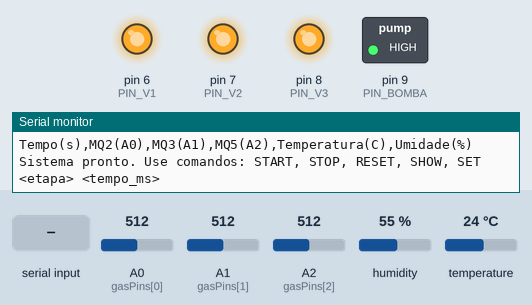
Recording of a sketch running on a simulated Arduino Uno, built with avr-gcc and run on an emulated ATmega328P. Parts: switched loads named in the sketch (green lamp = pin HIGH), output pins drawn as LEDs (lit = HIGH), the last lines printed to the serial monitor. The inputs (shaded band) are chosen by the test bench; at power-on: A0 (gasPins[0]) = 512, A1 (gasPins[1]) = 512, A2 (gasPins[2]) = 512, humidity 55 %, temperature 24 °C.

Above: at 1.2 s.
1.3 s: "START\n" received over Serial
At 2.2 s:
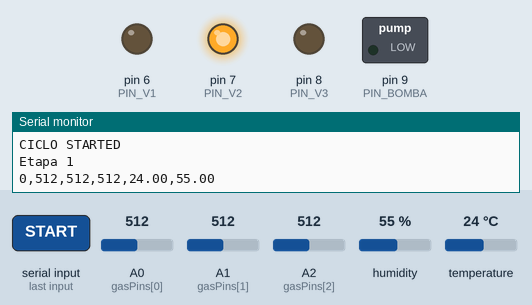
2.8 s: "STOP\n" received over Serial
At 4.2 s:
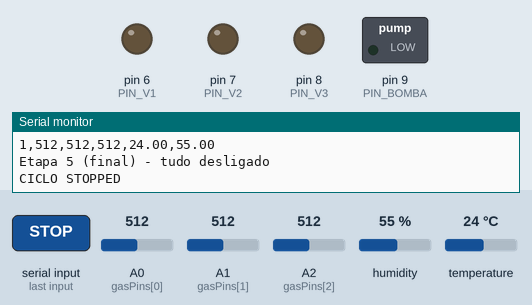
Timing chart, 0 to 5.8 s (numbered marks = the images above; inputs shaded):
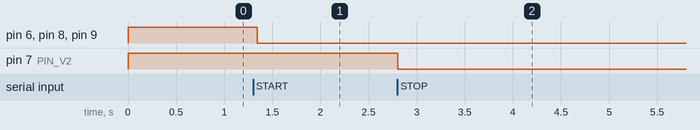

Measured:
- after the input at 1.3 s, pin 6 (PIN_V1), pin 8 (PIN_V3), pin 9 (PIN_BOMBA): HIGH → LOW at once
- after the input at 2.8 s, pin 6 (PIN_V1): stays LOW (without the input it goes to HIGH after 8.5 s); pin 7 (PIN_V2): HIGH → LOW after 0.00 s instead of 8.5 s

The sketch:

nariz_eletronico.ino
```cpp
/*
 * ============================================================================
 * NARIZ ELETRÔNICO v0.4.3 — FIRMWARE ARDUINO UNO R3 (ATmega328P @ 16 MHz)
 * Baseado em: Sistema gás/v0.4.2/megaPyhtonSerial/megaPyhtonSerial.ino
 * Adaptado para Arduino UNO R3 com diretrizes analíticas v0.4.3.
 * ============================================================================
 *
 * MAPEAMENTO DE PINOS (ARDUINO UNO R3):
 *   Relés (Válvulas e Bomba):
 *     D6 -> V1 (Válvula 1 - Ar Limpo / Purga)
 *     D7 -> V2 (Válvula 2 - Gás / Amostra)
 *     D8 -> V3 (Válvula 3 - Exaustão / Saída)
 *     D9 -> BOMBA (Bomba de Vácuo / Fluxo)
 *
 *   Sensores de Gás MOS (ADC 10 bits, 0..1023 -> 0..5 V):
 *     A0 -> MQ2(A0)
 *     A1 -> MQ3(A1)
 *     A2 -> MQ5(A2)
 *
 *   Sensor Ambiental HDC1080 (I2C endereço 0x40):
 *     A4 -> SDA
 *     A5 -> SCL
 *
 * COMANDOS SERIAIS (115200 bps, terminados por '\n'):
 *   START                  -> Inicia o ciclo de 6 etapas (Etapa 0 a Etapa 5)
 *   STOP                   -> Interrompe o ciclo e aplica Etapa 5
 *   RESET                  -> Reinicia contadores e aplica Etapa 5
 *   SHOW                   -> Exibe as durações configuradas das Etapas 0 a 5 (ms)
 *   SET <etapa> <tempo_ms> -> Define a duração da etapa (0..5) em milissegundos
 *   STATUS                 -> Retorna estado resumido para o dashboard Python
 *   PING                   -> Retorna PONG
 *   IDENT                  -> Retorna HELLO,UNO_V043,3
 * ============================================================================
 */

#include <Arduino.h>
#include <Wire.h>

#if __has_include("ClosedCube_HDC1080.h")
  #include "ClosedCube_HDC1080.h"
  #define HAS_CLOSEDCUBE_LIB 1
#else
  #define HAS_CLOSEDCUBE_LIB 0
  // Driver I2C compatível caso a biblioteca ClosedCube_HDC1080 não esteja instalada
  class ClosedCube_HDC1080 {
  private:
    uint8_t _addr = 0x40;
    uint16_t readReg16(uint8_t reg) {
      Wire.beginTransmission(_addr);
      Wire.write(reg);
      if (Wire.endTransmission() != 0) return 0;
      delay(15);
      if (Wire.requestFrom(_addr, (uint8_t)2) != 2) return 0;
      uint16_t msb = Wire.read();
      uint16_t lsb = Wire.read();
      return (msb << 8) | lsb;
    }
  public:
    void begin(uint8_t address = 0x40) {
      _addr = address;
      Wire.beginTransmission(_addr);
      Wire.write(0x02); // Registrador de configuração
      Wire.write(0x10); // Temperatura e Umidade em 14 bits
      Wire.write(0x00);
      Wire.endTransmission();
      delay(15);
    }
    float readTemperature() {
      uint16_t raw = readReg16(0x00);
      if (raw == 0) return 25.0f;
      return ((float)raw / 65536.0f) * 165.0f - 40.0f;
    }
    float readHumidity() {
      uint16_t raw = readReg16(0x01);
      if (raw == 0) return 50.0f;
      return ((float)raw / 65536.0f) * 100.0f;
    }
  };
#endif

ClosedCube_HDC1080 hdc1080;
bool hdc1080Disponivel = false;

// ---------- PINOS (ARDUINO UNO) ----------
#define RELAY_COUNT 4
#define PIN_V1    6
#define PIN_V2    7
#define PIN_V3    8
#define PIN_BOMBA 9
const uint8_t relayPins[RELAY_COUNT] = {PIN_V1, PIN_V2, PIN_V3, PIN_BOMBA}; // V1, V2, V3, BOMBA

#define V1    0
#define V2    1
#define V3    2
#define BOMBA 3

#define GAS_PINS_COUNT 3
const uint8_t gasPins[GAS_PINS_COUNT] = {A0, A1, A2}; // MQ2(A0), MQ3(A1), MQ5(A2)

// ---------- VARIÁVEIS ----------
volatile int gasReadings[GAS_PINS_COUNT] = {0, 0, 0};
float tempReading = 25.0;
float humReading  = 50.0;

volatile bool cicloAtivo      = false;
volatile bool cicloFinalizado = false;

unsigned long tempoTotal       = 0;
unsigned long ultimaLeituraSec = 0;

// Durações das etapas (ms): Etapa 0 a Etapa 5
unsigned long stageDurations[6] = {0UL, 10000UL, 10000UL, 10000UL, 10000UL, 10000UL};

unsigned long lastStageTime = 0;
uint8_t currentStage        = 0;

// Flags de sincronização com a ISR do Timer1 (250 ms)
volatile bool gasReadFlag     = false;
volatile uint8_t gasIndexISR  = 0;
volatile uint8_t gasISRCount  = 0;
volatile bool tempHumFlag     = false;

// Protótipos
void aplicarEtapa(uint8_t etapa);
void atualizarSensoresImediato();
bool verificarHDC1080();

// ---------- SETUP ----------
void setup() {
  Serial.begin(115200);
  while (!Serial) {}

  Serial.println(F("Tempo(s),MQ2(A0),MQ3(A1),MQ5(A2),Temperatura(C),Umidade(%)"));

  Wire.begin();
  hdc1080Disponivel = verificarHDC1080();
  if (hdc1080Disponivel) {
    hdc1080.begin(0x40);
  }

  for (int i = 0; i < RELAY_COUNT; i++) {
    pinMode(relayPins[i], OUTPUT);
    digitalWrite(relayPins[i], HIGH);
  }

  // Configura Timer1 do ATmega328P (Arduino UNO) para 250 ms
  // 16 MHz / prescaler 64 = 250.000 Hz -> 62.500 contagens = 250 ms
  noInterrupts();
  TCCR1A = 0;
  TCCR1B = (1 << WGM12);
  TCCR1B |= (1 << CS11) | (1 << CS10); // prescaler = 64
  TCNT1  = 0;
  OCR1A  = 62499;
  TIMSK1 |= (1 << OCIE1A);
  interrupts();

  lastStageTime = millis();

  Serial.println(F("Sistema pronto. Use comandos: START, STOP, RESET, SHOW, SET <etapa> <tempo_ms>"));
}

bool verificarHDC1080() {
  Wire.beginTransmission(0x40);
  return (Wire.endTransmission() == 0);
}

void atualizarSensoresImediato() {
  for (uint8_t i = 0; i < GAS_PINS_COUNT; i++) {
    gasReadings[i] = analogRead(gasPins[i]);
  }
  if (hdc1080Disponivel && verificarHDC1080()) {
    float t = hdc1080.readTemperature();
    float h = hdc1080.readHumidity();
    if (!isnan(t) && t > -35.0f && t < 120.0f) tempReading = t;
    if (!isnan(h) && h >= 0.0f && h <= 100.0f) humReading = h;
  }
}

// ---------- ISR Timer1 (250 ms) ----------
ISR(TIMER1_COMPA_vect) {
  if (cicloAtivo && !cicloFinalizado) {
    gasReadFlag = true;
    gasIndexISR = (gasIndexISR + 1) % GAS_PINS_COUNT;

    gasISRCount++;
    if (gasISRCount >= GAS_PINS_COUNT) {
      gasISRCount = 0;
      tempHumFlag = true;
    }
  }
}

// ---------- LOOP ----------
void loop() {
  // --------- COMANDOS SERIAL ---------
  if (Serial.available()) {
    String cmd = Serial.readStringUntil('\n');
    cmd.trim();

    if (cmd.startsWith("SET")) {
      int etapa = -1;
      unsigned long tempo = 0;
      if (sscanf(cmd.c_str(), "SET %d %lu", &etapa, &tempo) == 2) {
        if (etapa >= 0 && etapa < 6) {
          stageDurations[etapa] = tempo;
          Serial.print(F("Etapa "));
          Serial.print(etapa);
          Serial.print(F(" tempo atualizado para "));
          Serial.print(tempo);
          Serial.println(F(" ms"));
        } else {
          Serial.println(F("Erro: etapa deve ser 0 a 5"));
        }
      } else {
        Serial.println(F("Uso: SET <etapa> <tempo_ms>"));
      }
    }
    else if (cmd == "SHOW") {
      Serial.println(F("Tempos atuais (ms):"));
      for (int i = 0; i < 6; i++) {
        Serial.print(F("Etapa "));
        Serial.print(i);
        Serial.print(F(": "));
        Serial.println(stageDurations[i]);
      }
    }
    else if (cmd == "START" && !cicloAtivo) {
      atualizarSensoresImediato();
      cicloAtivo = true;
      cicloFinalizado = false;
      currentStage = 0;
      unsigned long agora = millis();
      lastStageTime = agora;
      ultimaLeituraSec = agora - 1000UL; // Envia leitura t=0 imediatamente
      tempoTotal = 0;
      aplicarEtapa(currentStage);
      Serial.println(F("CICLO STARTED"));
    }
    else if (cmd == "STOP") {
      cicloAtivo = false;
      cicloFinalizado = true;
      aplicarEtapa(5);
      Serial.println(F("CICLO STOPPED"));
    }
    else if (cmd == "RESET") {
      cicloAtivo = false;
      cicloFinalizado = false;
      currentStage = 0;
      tempoTotal = 0;
      aplicarEtapa(5);
      Serial.println(F("RESET"));
    }
    else if (cmd == "IDENT") {
      Serial.println(F("HELLO,UNO_V043,3"));
    }
    else if (cmd == "PING") {
      Serial.println(F("PONG"));
    }
    else if (cmd == "STATUS") {
      Serial.print(F("STATUS,"));
      Serial.print(cicloAtivo ? 1 : 0); Serial.print(',');
      Serial.print(currentStage); Serial.print(',');
      Serial.print(tempoTotal);
      for (int i = 0; i < 6; i++) {
        Serial.print(',');
        Serial.print(stageDurations[i]);
      }
      Serial.println();
    }
  }

  // --------- LEITURA DE SENSORES ---------
  static uint8_t nextToRead = 0;
  if (gasReadFlag) {
    uint8_t idx = nextToRead % GAS_PINS_COUNT;
    gasReadings[idx] = analogRead(gasPins[idx]);
    nextToRead = (nextToRead + 1) % GAS_PINS_COUNT;
    gasReadFlag = false;
  }

  if (tempHumFlag) {
    if (hdc1080Disponivel && verificarHDC1080()) {
      float t = hdc1080.readTemperature();
      float h = hdc1080.readHumidity();
      if (!isnan(t) && t > -35.0f && t < 120.0f) tempReading = t;
      if (!isnan(h) && h >= 0.0f && h <= 100.0f) humReading = h;
    }
    tempHumFlag = false;
  }

  // --------- CONTROLE DE ETAPAS ---------
  if (cicloAtivo && !cicloFinalizado) {
    unsigned long agora = millis();
    while (cicloAtivo && !cicloFinalizado && (agora - lastStageTime >= stageDurations[currentStage])) {
      currentStage++;
      lastStageTime = agora;

      if (currentStage < 6) {
        aplicarEtapa(currentStage);
      } else {
        aplicarEtapa(5);
        cicloAtivo = false;
        cicloFinalizado = true;
        Serial.println(F("CICLO FINALIZADO"));
      }
    }

    // Envia dados CSV a cada 1s: Tempo(s),MQ2(A0),MQ3(A1),MQ5(A2),Temperatura(C),Umidade(%)
    if (cicloAtivo && !cicloFinalizado && (agora - ultimaLeituraSec >= 1000UL)) {
      ultimaLeituraSec = agora;
      Serial.print(tempoTotal);      Serial.print(',');
      Serial.print(gasReadings[0]);  Serial.print(',');
      Serial.print(gasReadings[1]);  Serial.print(',');
      Serial.print(gasReadings[2]);  Serial.print(',');
      Serial.print(tempReading, 2);  Serial.print(',');
      Serial.println(humReading, 2);
      tempoTotal++;
    }
  }

  delay(1);
}

// ---------- CONTROLE DE RELÉS ----------
void aplicarEtapa(uint8_t etapa) {
  switch (etapa) {
    case 0:
      digitalWrite(relayPins[V1], LOW);
      digitalWrite(relayPins[V2], LOW);
      digitalWrite(relayPins[V3], LOW);
      digitalWrite(relayPins[BOMBA], LOW);
      Serial.println(F("Etapa 0"));
      break;

    case 1:
      digitalWrite(relayPins[V1], LOW);
      digitalWrite(relayPins[V2], HIGH);
      digitalWrite(relayPins[V3], LOW);
      digitalWrite(relayPins[BOMBA], LOW);
      Serial.println(F("Etapa 1"));
      break;

    case 2:
      digitalWrite(relayPins[V1], HIGH);
      digitalWrite(relayPins[V2], LOW);
      digitalWrite(relayPins[V3], LOW);
      digitalWrite(relayPins[BOMBA], LOW);
      Serial.println(F("Etapa 2"));
      break;

    case 3:
      digitalWrite(relayPins[V1], HIGH);
      digitalWrite(relayPins[V2], HIGH);
      digitalWrite(relayPins[V3], HIGH);
      digitalWrite(relayPins[BOMBA], HIGH);
      Serial.println(F("Etapa 3"));
      break;

    case 4:
      digitalWrite(relayPins[V1], LOW);
      digitalWrite(relayPins[V2], HIGH);
      digitalWrite(relayPins[V3], HIGH);
      digitalWrite(relayPins[BOMBA], HIGH);
      Serial.println(F("Etapa 4"));
      break;

    case 5:
      digitalWrite(relayPins[V1], LOW);
      digitalWrite(relayPins[V2], LOW);
      digitalWrite(relayPins[V3], LOW);
      digitalWrite(relayPins[BOMBA], LOW);
      Serial.println(F("Etapa 5 (final) - tudo desligado"));
      break;

    default:
      digitalWrite(relayPins[V1], LOW);
      digitalWrite(relayPins[V2], LOW);
      digitalWrite(relayPins[V3], LOW);
      digitalWrite(relayPins[BOMBA], LOW);
      Serial.println(F("Etapa desconhecida - tudo desligado"));
      break;
  }
}
```
